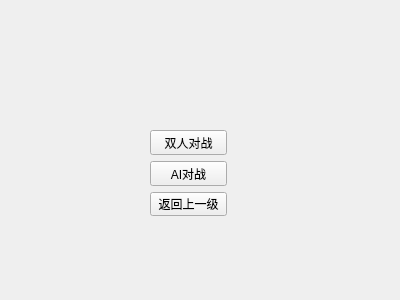
<?xml version="1.0" encoding="UTF-8"?>
<ui version="4.0">
 <class>chooseMenu</class>
 <widget class="QWidget" name="chooseMenu">
  <property name="geometry">
   <rect>
    <x>0</x>
    <y>0</y>
    <width>400</width>
    <height>300</height>
   </rect>
  </property>
  <property name="windowTitle">
   <string>Form</string>
  </property>
  <widget class="QWidget" name="">
   <property name="geometry">
    <rect>
     <x>150</x>
     <y>130</y>
     <width>77</width>
     <height>86</height>
    </rect>
   </property>
   <layout class="QVBoxLayout" name="verticalLayout">
    <item>
     <widget class="QPushButton" name="pvp">
      <property name="text">
       <string>双人对战</string>
      </property>
     </widget>
    </item>
    <item>
     <widget class="QPushButton" name="pve">
      <property name="text">
       <string>AI对战</string>
      </property>
     </widget>
    </item>
    <item>
     <widget class="QPushButton" name="esc">
      <property name="text">
       <string>返回上一级</string>
      </property>
     </widget>
    </item>
   </layout>
  </widget>
 </widget>
 <resources/>
 <connections/>
</ui>
